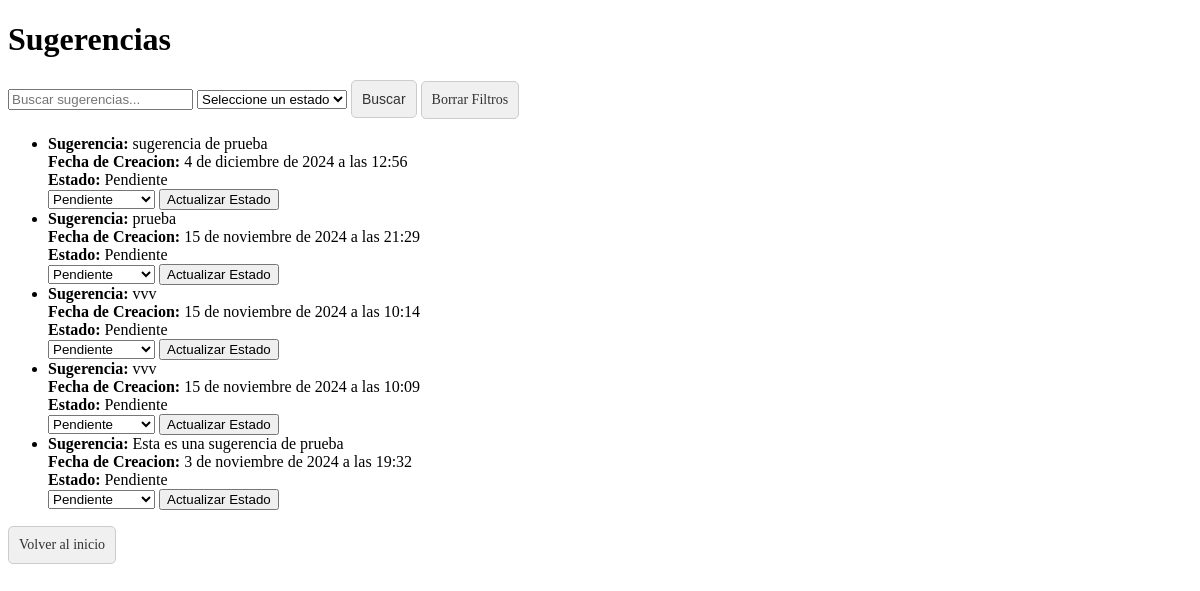
Page /sugerencias/ (signed in) on the committed database.
### myapp/models.py (models this page shows, shortened)
class Sugerencias(models.Model):
    ESTADOS = [
        ('Pendiente', 'Pendiente'),
        ('Revisada', 'Revisada'),
        ('Implementada', 'Implementada'),
    ]
    sugerencia = models.TextField()
    fecha_creacion = models.DateTimeField(auto_now_add=True)
    estado= models.CharField(max_length=20, choices=ESTADOS, default='Pendiente')
    class Meta:
        verbose_name_plural = "Sugerencias"

### myapp/views.py (the view, shortened to what this page needs)
# urls.py: path('sugerencias/', views.ver_sugerencias, name='ver_sugerencias'),
@permission_required('myapp.view_sugerencias', raise_exception=True)
@permission_required('myapp.change_sugerencias', raise_exception=True)
def ver_sugerencias(request):
    buscar = request.GET.get('q', '')
    estado = request.GET.get('estado', '')
    if buscar and estado:
        sugerencias = Sugerencias.objects.filter(sugerencia__icontains=buscar, estado=estado).order_by('-fecha_creacion')
    elif buscar:
        sugerencias = Sugerencias.objects.filter(sugerencia__icontains=buscar).order_by('-fecha_creacion')
    elif estado:
        sugerencias = Sugerencias.objects.filter(estado=estado).order_by('-fecha_creacion')
    else:
        sugerencias = Sugerencias.objects.all().order_by('-fecha_creacion')
    return render(request, 'ver_sugerencias.html', {
        'sugerencias': sugerencias,
        'buscar': buscar,
        'estado': estado,
    })

### myapp/templates/ver_sugerencias.html (shortened to what this page needs)
<!DOCTYPE html>
<html lang="en">
<head>
</head>
<body>
    <h1>Sugerencias</h1>
    <form method="GET" action="{% url 'ver_sugerencias' %}">
        <input type="text" name="q" placeholder="Buscar sugerencias..." value="{{ buscar }}">
        <select name="estado">
            <option value="">Seleccione un estado</option>
        </select>
        <button type="submit" class="buttones">Buscar</button>
        <a href="{% url 'ver_sugerencias' %}" class="buttones">Borrar Filtros</a>
    </form>
    {% if sugerencias %}
        <ul>
            {% for sugerencia in sugerencias %}
                <li>
                    <strong>Sugerencia:</strong> {{ sugerencia.sugerencia }}<br>
                    <strong>Fecha de Creacion:</strong> {{ sugerencia.fecha_creacion }}<br>
                    <strong>Estado:</strong> {{ sugerencia.estado }}<br>
                    <form method="POST" action="{% url 'ver_sugerencias' %}">
                        <select name="estado">
                            <option value="Pendiente" {% if sugerencia.estado == 'Pendiente' %} selected{% endif %}>Pendiente</option>
                        </select>
                        <button type="submit">Actualizar Estado</button>
                    </form>
                </li>
            {% endfor %}
        </ul>
    {% else %}
        <p>No se encontraron sugerencias para "{{ buscar }}" con estado "{{ estado }}".</p>
    {% endif %}
    <a href="/" class="buttones">Volver al inicio</a>
</body>
</html>

### myapp/templates/ver_sugerencias.html (style rules this page uses)
.buttones { background-color: #F0F0F0; color: #333; border: 1px solid #ccc; padding: 10px 10px; text-decoration: none; border-radius: 5px; display: inline-block; font-size: 14px; cursor: pointer; transition: background-color 0.3s ease, border-color 0.3s ease; }

### rows in the picture
Sugerencias: sugerencia "sugerencia de prueba", fecha_creacion "4 de diciembre de 2024 a las 12:56", estado "Pendiente"
Sugerencias: sugerencia "prueba", fecha_creacion "15 de noviembre de 2024 a las 21:29", estado "Pendiente"
Sugerencias: sugerencia "vvv", fecha_creacion "15 de noviembre de 2024 a las 10:14", estado "Pendiente"
Sugerencias: sugerencia "vvv", fecha_creacion "15 de noviembre de 2024 a las 10:09", estado "Pendiente"
Sugerencias: sugerencia "Esta es una sugerencia de prueba", fecha_creacion "3 de noviembre de 2024 a las 19:32", estado "Pendiente"
